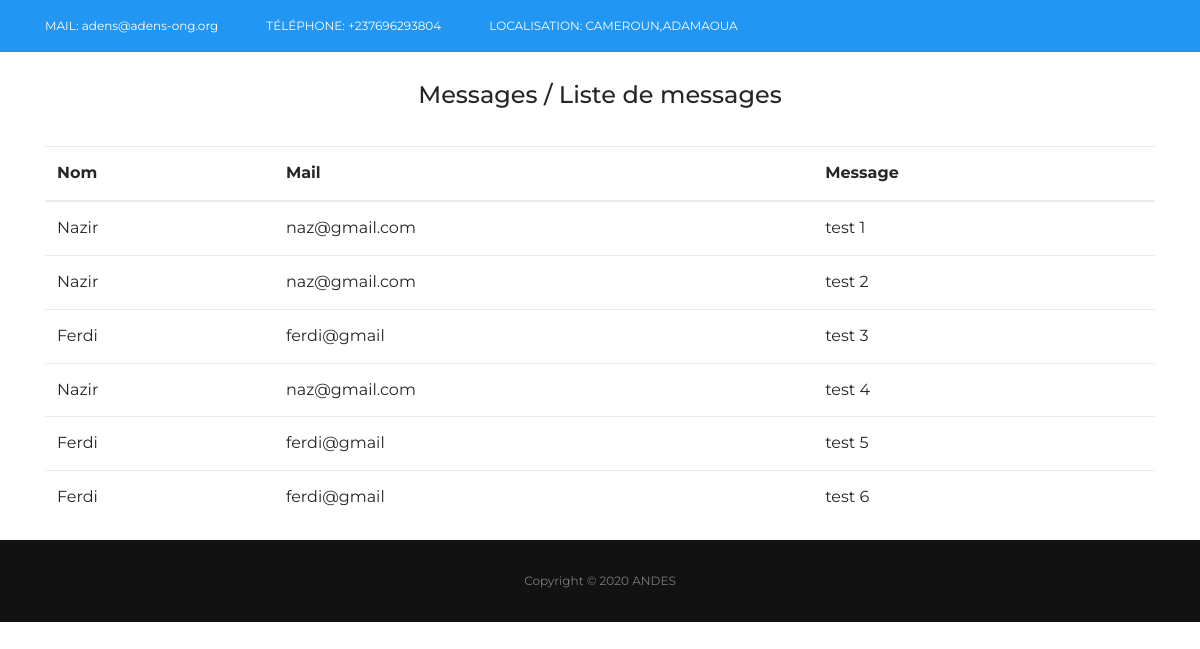
The app's page /admin.php with its own data.
### tables this page shows
CREATE TABLE IF NOT EXISTS `commentaire` (
  `id` int(11) NOT NULL AUTO_INCREMENT,
  `nameC` varchar(50) NOT NULL,
  `emailC` varchar(50) NOT NULL,
  `messageC` text NOT NULL,
  PRIMARY KEY (`id`)
);

### admin.php (the view, shortened to what this page needs)
<!DOCTYPE html>
<html lang="en">
<head>
    <link rel="stylesheet" href="css/bootstrap.min.css">
    <link rel="stylesheet" href="css/font-awesome.min.css">
    <link rel="stylesheet" href="css/elegant-fonts.css">
    <link rel="stylesheet" href="css/themify-icons.css">
    <link rel="stylesheet" href="css/swiper.min.css">
    <link rel="stylesheet" href="style.css">
</head>
<body>
    <header class="site-header">
        <div class="top-header-bar">
            <div class="container">
                <div class="row flex-wrap justify-content-center justify-content-lg-between align-items-lg-center">
                    <div class="col-12 col-lg-8 d-none d-md-flex flex-wrap justify-content-center justify-content-lg-start mb-3 mb-lg-0">
                        <div class="header-bar-email">
                            MAIL: <a href="#">adens@adens-ong.org</a>
                        </div>
                        <div class="header-bar-text">
                            <p>Téléphone: <span>+237696293804</span></p>
                        </div>
                        <div class="header-bar-text">
                            <p>Localisation: Cameroun,Adamaoua</p>
                        </div>
                    </div>
                </div>
            </div>
        </div>
    </header> <br>
    <div class="container">
        <h4 class="text-center">Messages / Liste de messages</h4> <br>
        <?php
        $_config = require 'BD/config.php';
        $sgbd = $_config['sgbd'];
        $host = $_config['host'];
        $bdname = $_config['bdname'];
        $user = $_config['user'];
        $password = $_config['password'];
        $userdb = $sgbd . ':dbname=' . $bdname . ';host=' . $host;
        $conn = new PDO($userdb, $user, $password, null);
        $conn->setAttribute(PDO::ATTR_ERRMODE, PDO::ERRMODE_EXCEPTION);
        $stmt = $conn->prepare("SELECT * FROM commentaire");
        $stmt->execute();
        ?>
        <table class="table">
            <thead>
                <tr>
                    <th scope="row">Nom</th>
                    <th scope="row">Mail</th>
                    <th scope="row">Message</th>
                </tr>
            </thead>
            <?php
            while ($lignes = $stmt -> fetch(PDO::FETCH_OBJ))
            {
                $nameC = $lignes->nameC;
                $emailC = $lignes->emailC;
                $messageC = $lignes->messageC;
            ?>
            <tr>
                <td> <?php echo $nameC ?></td>
                <td> <?php echo $emailC ?></td>
                <td> <?php echo $messageC ?></td>
            </tr>
            <?php
                }
            ?>
        </table>
    </div>
    <footer class="site-footer">
        <div class="footer-bar">
            <div class="container">
                <div class="row">
                    <div class="col-12">
                        <p class="m-0">
                            Copyright &copy;
                             ANDES </p>
                    </div>
                </div>
            </div>
        </div>
    </footer>
</body>
</html>

### style.css (style rules this page uses)
body { color: #262626; font-size: 16px; line-height: 1.8; font-family: 'Montserrat', sans-serif; }
a { color: #262626; }
.top-header-bar { background: #2196F3; color: #fff; }
.header-bar-email, .header-bar-text { padding: 20px 0; font-size: 12px; line-height: 1; text-transform: uppercase; }
.header-bar-email a, .header-bar-text span { text-transform: lowercase; color: #fff; text-decoration: none; }
.header-bar-text { margin-left: 48px; }
.header-bar-text p { margin: 0; }
.footer-bar { padding: 30px 0; font-size: 12px; color: #7b7b7b; background: #131212; text-align: center; }

### records on screen
commentaire: nameC "Nazir", emailC "naz@gmail.com", messageC "test 1"
commentaire: nameC "Nazir", emailC "naz@gmail.com", messageC "test 2"
commentaire: nameC "Ferdi", emailC "ferdi@gmail", messageC "test 3"
commentaire: nameC "Nazir", emailC "naz@gmail.com", messageC "test 4"
commentaire: nameC "Ferdi", emailC "ferdi@gmail", messageC "test 5"
commentaire: nameC "Ferdi", emailC "ferdi@gmail", messageC "test 6"
